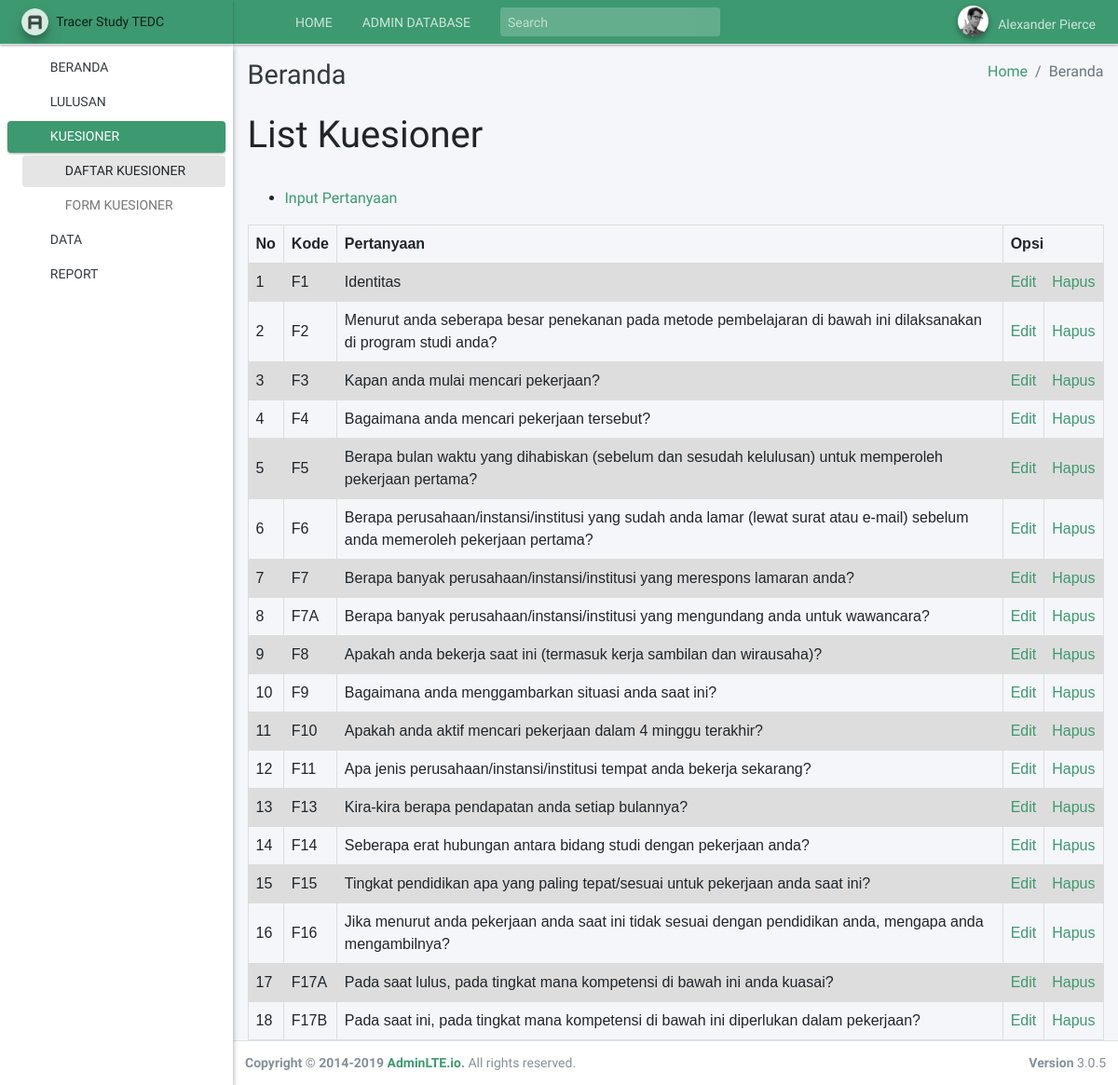
Screenshot of /kuesioner/list/ (signed in) with the database file from the repository.
### kuesioner/models.py (models this page shows, shortened)
class MasterKuesioner(models.Model):
    kode                = models.CharField(max_length=5)
    pertanyaan          = models.CharField(max_length=150)
    keterangan          = models.TextField(blank=True)
    created             = models.DateTimeField(auto_now_add=True)
    updated             = models.DateTimeField(auto_now=True)
    class Meta:
        ordering = ['id']

### kuesioner/views.py (the view)
# urls.py: path('list/', login_required(KuesionerListView.as_view()), name='list'),
class KuesionerListView(ListView):
    model = MasterKuesioner
    context_object_name = 'list_of_kuesioner'
    template_name = 'kuesioner/kuesioner_list.html'
    extra_context = {
        'title' : 'List Kuesioner',
        'nav_item_kuesioner': 'menu-open',
        'nav_status_kuesioner': 'active',
        'nav_status_daftar_kuesioner': 'active',
    }
    def get_context_data(self, *args, **kwargs):
        self.kwargs.update(self.extra_context)
        kwargs = self.kwargs
        return super().get_context_data(*args, **kwargs)

### kuesioner/templates/kuesioner/kuesioner_list.html (shortened to what this page needs)
{% extends 'base.html' %}
{% block content %}
        <h1>{{title}}</h1><br>
    <ul>
        <li>
            <a href="{% url 'admin:index' %}">Input Pertanyaan</a>
        </li>
    </ul>
    <table>
        <tr>
            <th>No</th>
            <th>Kode</th>
            <th>Pertanyaan</th>
            <th colspan="3">Opsi</th>
        </tr>
    {% for kuesioner in list_of_kuesioner %}
        <tr>
            <td>{{forloop.counter}}</td>
            <td>{{kuesioner.kode}}</td>
            <td>{{kuesioner.pertanyaan}}</td>
            <td>
                <a href="{% url 'admin:index' %}">Edit</a>
            </td>
            <td>
                <a href="{% url 'admin:index' %}">Hapus</a>
            </td>
        </tr>
    {% endfor %}
        </table>
{% endblock  %}

### templates/lib/_styles.html (style rules this page uses)
table { font-family: arial, sans-serif; border-collapse: collapse; width: 100%; }
td, th { border: 1px solid #dddddd; text-align: left; padding: 8px; }
tr:nth-child(even) { background-color: #dddddd; }

### rows the page displays
MasterKuesioner: kode "F1", pertanyaan "Identitas"
MasterKuesioner: kode "F2", pertanyaan "Menurut anda seberapa besar penekanan pada metode pembelajaran di bawah ini dilaksanakan di program studi anda?"
MasterKuesioner: kode "F3", pertanyaan "Kapan anda mulai mencari pekerjaan?"
MasterKuesioner: kode "F4", pertanyaan "Bagaimana anda mencari pekerjaan tersebut?"
MasterKuesioner: kode "F5", pertanyaan "Berapa bulan waktu yang dihabiskan (sebelum dan sesudah kelulusan) untuk memperoleh pekerjaan pertama?"
MasterKuesioner: kode "F6", pertanyaan "Berapa perusahaan/instansi/institusi yang sudah anda lamar (lewat surat atau e-mail) sebelum anda memeroleh pekerjaan pertama?"
MasterKuesioner: kode "F7", pertanyaan "Berapa banyak perusahaan/instansi/institusi yang merespons lamaran anda?"
MasterKuesioner: kode "F7A", pertanyaan "Berapa banyak perusahaan/instansi/institusi yang mengundang anda untuk wawancara?"
MasterKuesioner: kode "F8", pertanyaan "Apakah anda bekerja saat ini (termasuk kerja sambilan dan wirausaha)?"
MasterKuesioner: kode "F9", pertanyaan "Bagaimana anda menggambarkan situasi anda saat ini?"
MasterKuesioner: kode "F10", pertanyaan "Apakah anda aktif mencari pekerjaan dalam 4 minggu terakhir?"
MasterKuesioner: kode "F11", pertanyaan "Apa jenis perusahaan/instansi/institusi tempat anda bekerja sekarang?"
MasterKuesioner: kode "F13", pertanyaan "Kira-kira berapa pendapatan anda setiap bulannya?"
MasterKuesioner: kode "F14", pertanyaan "Seberapa erat hubungan antara bidang studi dengan pekerjaan anda?"
MasterKuesioner: kode "F15", pertanyaan "Tingkat pendidikan apa yang paling tepat/sesuai untuk pekerjaan anda saat ini?"
MasterKuesioner: kode "F16", pertanyaan "Jika menurut anda pekerjaan anda saat ini tidak sesuai dengan pendidikan anda, mengapa anda mengambilnya?"
MasterKuesioner: kode "F17A", pertanyaan "Pada saat lulus, pada tingkat mana kompetensi di bawah ini anda kuasai?"
MasterKuesioner: kode "F17B", pertanyaan "Pada saat ini, pada tingkat mana kompetensi di bawah ini diperlukan dalam pekerjaan?"

### other values shown
{{ title }} "List Kuesioner"
